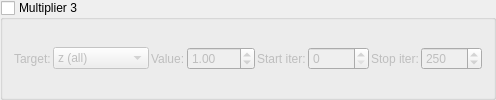
    <widget class="MyGroupBox" name="groupCheck_transf_function_enabledBz_false">
     <property name="title"><string>Multiplier 3</string></property>
     <property name="checkable"><bool>true</bool></property>
     <property name="checked"><bool>false</bool></property>
     <layout class="QGridLayout" name="gridLayout_mult3">
      <property name="spacing"><number>2</number></property>
      <item row="0" column="0">
       <widget class="QLabel"><property name="text"><string>Target:</string></property></widget>
      </item>
      <item row="0" column="1">
       <widget class="MyComboBox" name="comboBox_transf_multiplier_mode_3">
        <item><property name="text"><string notr="true">z (all)</string></property></item>
        <item><property name="text"><string notr="true">z.x</string></property></item>
        <item><property name="text"><string notr="true">z.y</string></property></item>
        <item><property name="text"><string notr="true">z.z</string></property></item>
        <item><property name="text"><string notr="true">DE</string></property></item>
        <item><property name="text"><string notr="true">color</string></property></item>
        <item><property name="text"><string notr="true">z.w</string></property></item>
        <item><property name="text"><string notr="true">z.xy</string></property></item>
        <item><property name="text"><string notr="true">z.xz</string></property></item>
        <item><property name="text"><string notr="true">z.yz</string></property></item>
        <item><property name="text"><string notr="true">color accum</string></property></item>
       </widget>
      </item>
      <item row="0" column="2">
       <widget class="QLabel"><property name="text"><string>Value:</string></property></widget>
      </item>
      <item row="0" column="3">
       <widget class="MyDoubleSpinBox" name="spinbox_transf_scale_6">
        <property name="minimum"><double>-100.0</double></property><property name="maximum"><double>100.0</double></property>
        <property name="singleStep"><double>0.01</double></property><property name="value"><double>1.0</double></property>
       </widget>
      </item>
      <item row="0" column="4">
       <widget class="QLabel"><property name="text"><string>Start iter:</string></property></widget>
      </item>
      <item row="0" column="5">
       <widget class="MySpinBox" name="spinboxInt_transf_start_iterations_D">
        <property name="minimum"><number>0</number></property><property name="maximum"><number>10000</number></property>
        <property name="value"><number>0</number></property>
       </widget>
      </item>
      <item row="0" column="6">
       <widget class="QLabel"><property name="text"><string>Stop iter:</string></property></widget>
      </item>
      <item row="0" column="7">
       <widget class="MySpinBox" name="spinboxInt_transf_stop_iterations_D">
        <property name="minimum"><number>0</number></property><property name="maximum"><number>10000</number></property>
        <property name="value"><number>250</number></property>
       </widget>
      </item>
     </layout>
    </widget>
